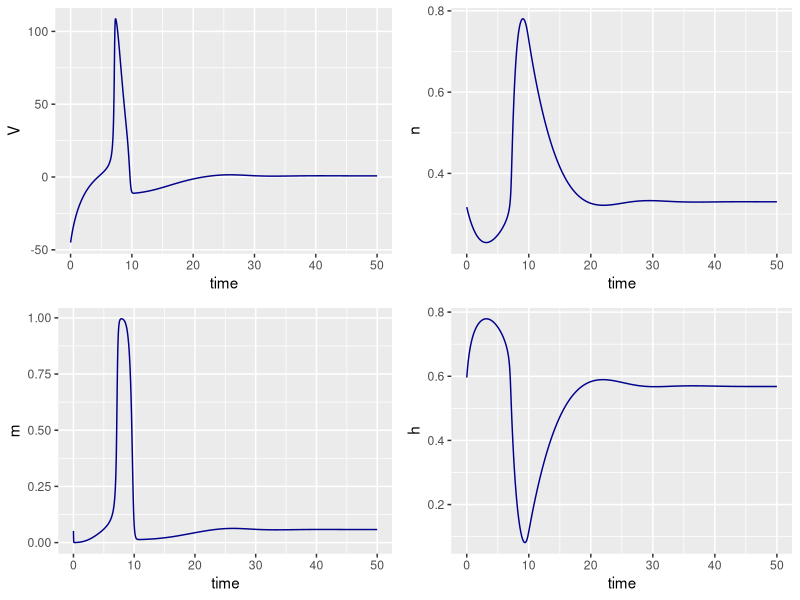

Here is the R script that generated this plot:
#### HH model for workshop AP0610/14
## modified from  Lyoubi-Idrissi, datascience+ 26/5/2021
## parameters from Giant Squid Axon (HH, 1952)

# install.packages("deSolve")
# install.packages("ggplot2")
# install.packages("dplyr")
# install.packages("gridExtra")

require("deSolve")
require("ggplot2")
require("dplyr")
require("gridExtra")

#### Defining model parameters and their values
## Vna, Vk, Vl are ionic reversal potentials for Na+, K+ and leak respectively
Vna =115 
Vk = -12 
Vl = 10.6 

## gna, gk, gl are maximum conductances of sodium, potassium and leak respectively
gna = 120
gk = 36
gl= 0.3

## C is the membrane capacitance
C = 1

## I is the applied current to the membrane
I = 1

##Resting membrane potential
V = -45


################################################################################
################################################################################

## DO NOT CHANGE 
## m,n,h are gating variables (ion channel opening probabilities)
m = 0.052 
h = 0.596 
n = 0.317 

parameters = c(Vna = Vna, Vk = Vk, Vl = Vl, gna = gna, gk = gk, gl= gl, C = C)
yini_2 <- c(V = V, m = m, h = h, n = n)

## Set initial state
sHH <- function(time, y, parms) {
  with(as.list(c(y, parms)), {
    ## Ion channels functions/Gating functions (don't change)
    alpha_m <- function(v) 0.1*(25-v)/(exp((25-v)/10)-1)
    beta_m  <- function(v) 4*exp(-v/18)
    alpha_h <- function(v) 0.07*exp(-v/20)
    beta_h  <- function(v) 1/(exp((30-v)/10)+1)
    alpha_n <- function(v) 0.01*(10-v)/(exp((10-v)/10)-1)
    beta_n  <- function(v) 0.125*exp(-v/80)
    # I <- 10*sin(0.5*time)
    # I <- 10*exp( -0.125*(time - 50)^2)
    ## Derivatives
    dV <- ( I - gna*h*(V-Vna)*m^3-gk*(V-Vk)*n^4-gl*(V-Vl))/C
    dm <- alpha_m(V)*(1-m)-beta_m(V)*m
    dh <- alpha_h(V)*(1-h)-beta_h(V)*h
    dn <- alpha_n(V)*(1-n)-beta_n(V)*n 
    list(c(dV, dm, dh, dn))
  })
}
################################################################################
################################################################################

# Model application
##Set integration times
time = seq(from =0, to=50, by = 0.01)

## Running the model
print(system.time(
  out_sHH <- ode(yini_2 , func = sHH , times = time, parms = parameters)))
#Print the summary 
summary(out_sHH)


## plot parameters
s_HH_df <- as.data.frame(out_sHH)
pv <- ggplot(s_HH_df, aes(time,V)) + geom_line(color = "darkblue") 
pn <- ggplot(s_HH_df, aes(time,n)) + geom_line(color = "darkblue") 
pm <- ggplot(s_HH_df, aes(time,m)) + geom_line(color = "darkblue") 
ph <- ggplot(s_HH_df, aes(time,h)) + geom_line(color = "darkblue") 
grid.arrange(pv, pn, pm, ph, ncol=2, nrow =2)

################################################################################

## Question 1: What exactly is plotted on the four panels? 

################################################################################

## Question 2: Which parameter do you need to change to elicit more than one spike? 
# Why is that affecting the spike rate?

################################################################################

## Question 3: What is limiting the maximum spike number?

################################################################################

## Optional task: HH models can be used for studying ion channel diseases 
# (channelopathies). Neuromyotonia is a clinical condition characterized 
# functionally by hyperexcitability  of peripheral  nerves  manifesting as 
# continuous  muscle  fibre  activity. Patch Clamp experiments showed that 
# the potassium current is reduced by 25-80% in neuromyotonia. 
# Use the above HH model to simulate neuromyotonia and explain the outputs. 
